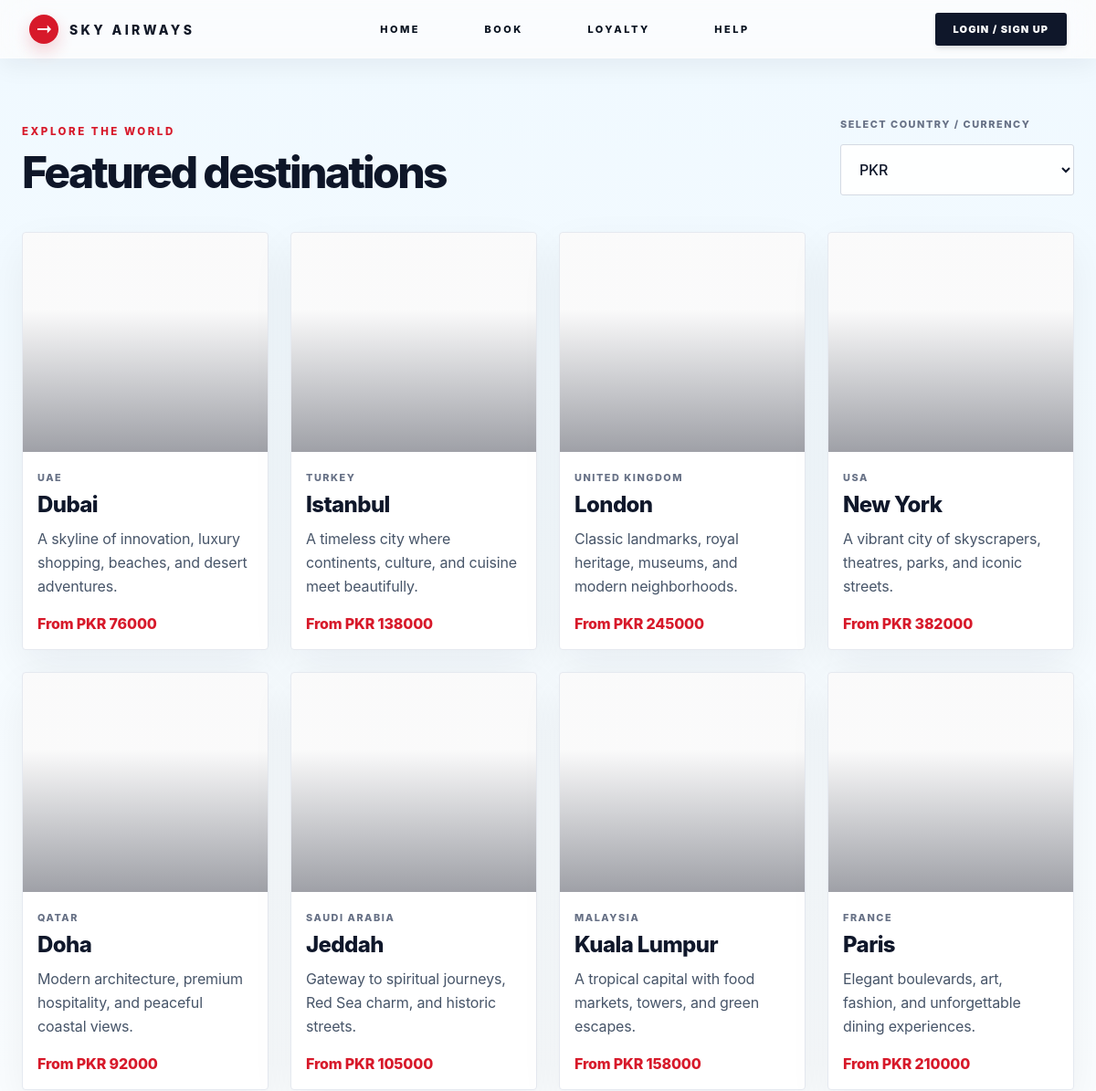
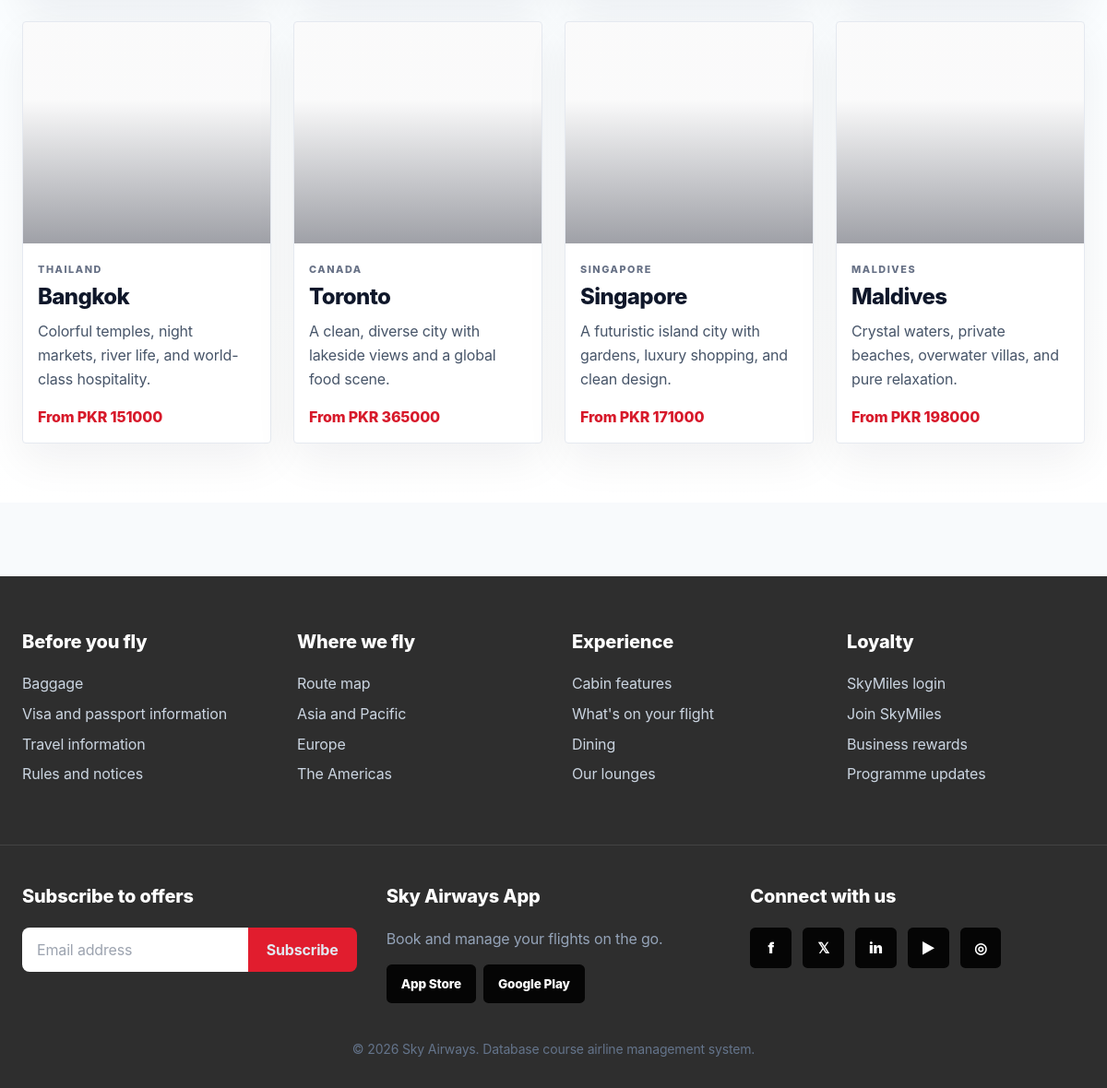
The page /destinations on the database its author committed (2 pictures, top to bottom).
### tables this page shows
CREATE TABLE destinations (
            id INTEGER PRIMARY KEY AUTOINCREMENT,
            city TEXT NOT NULL,
            country TEXT NOT NULL,
            image_url TEXT,
            description TEXT,
            base_fare REAL NOT NULL,
            currency TEXT DEFAULT 'PKR',
            famous_places TEXT
        );

### app.py (the view)
@app.route("/destinations")
def destinations():
    currency = request.args.get("currency", "PKR")
    if currency not in CURRENCY_RATES:
        currency = "PKR"
    all_destinations = query("SELECT * FROM destinations")
    return render_template("destinations.html", destinations=all_destinations, currency=currency, rate=CURRENCY_RATES[currency], currencies=CURRENCY_RATES)

### app.py (called while the page is built)
def get_db():
    if "db" not in g:
        g.db = sqlite3.connect(DB_PATH)
        g.db.row_factory = sqlite3.Row
    return g.db

def query(sql, args=(), one=False):
    cur = get_db().execute(sql, args)
    rows = cur.fetchall()
    cur.close()
    return (rows[0] if rows else None) if one else rows

def current_user():
    if session.get("user_id"):
        return query("SELECT * FROM users WHERE id = ?", (session["user_id"],), one=True)
    return None

@app.context_processor
def inject_globals():
    return {"user": current_user(), "airports": AIRPORTS, "now": datetime.now()}

@app.before_request
def ensure_db():
    init_db()

### templates/destinations.html (shortened to what this page needs)
{% extends 'base.html' %}
{% block content %}
<section class="py-16 px-6 bg-gradient-to-b from-sky-50 to-white">
  <div class="max-w-7xl mx-auto">
    <div class="flex flex-col md:flex-row justify-between gap-6 md:items-end">
      <div><p class="section-eyebrow">Explore the world</p><h1 class="section-title mt-3">Featured destinations</h1></div>
      <form><label class="label">Select country / currency</label><select name="currency" onchange="this.form.submit()" class="form-field w-64 mt-2">{% for c in currencies %}<option value="{{ c }}" {{ 'selected' if c == currency }}>{{ c }}</option>{% endfor %}</select></form>
    </div>
    <div class="grid md:grid-cols-3 lg:grid-cols-4 gap-6 mt-10">
      {% for d in destinations %}
      <a href="{{ url_for('destination_detail', destination_id=d.id) }}" class="premium-card photo-card group">
        <div class="destination-art" style="background-image:url('{{ d.image_url }}')"></div>
        <div class="destination-card-body">
          <p class="label">{{ d.country }}</p>
          <h2 class="text-2xl font-extrabold mt-1 tracking-tight">{{ d.city }}</h2>
          <p class="text-slate-600 mt-2 leading-relaxed">{{ d.description }}</p>
          <p class="fare-text mt-4">From {{ currency }} {{ '%.0f'|format(d.base_fare * rate) }}</p>
        </div>
      </a>
      {% endfor %}
    </div>
  </div>
</section>
{% endblock %}

### templates/base.html (shortened to what this page needs)
<!doctype html>
<html lang="en" class="scroll-smooth">
<head>
  <script src="https://cdn.tailwindcss.com"></script>
  <link rel="stylesheet" href="{{ url_for('static', filename='css/app.css') }}">
</head>
<body class="font-display bg-slate-50 text-slate-900 min-h-screen">
  <nav class="site-nav fixed top-0 left-0 right-0 z-50">
    <div class="max-w-7xl mx-auto px-4 sm:px-6 lg:px-8 h-[64px] flex items-center justify-between">
      <a href="{{ url_for('home') }}" class="flex items-center gap-3 group">
        <span class="logo-mark group-hover:scale-105 transition"></span>
        <span class="brand-text">SKY AIRWAYS</span>
      </a>
      <div class="hidden md:flex items-center gap-10">
        <a class="nav-link" href="{{ url_for('home') }}">Home</a>
        <a class="nav-link" href="{{ url_for('book') }}">Book</a>
        <a class="nav-link" href="{{ url_for('loyalty') }}">Loyalty</a>
        <a class="nav-link" href="{{ url_for('help_page') }}">Help</a>
      </div>
      <div class="flex items-center gap-3">
        {% if user %}
        <div class="relative group">
          <button class="flex items-center gap-3 rounded-full bg-white/80 border border-slate-200 px-3 py-2 shadow-sm hover:shadow-md transition">
            <span class="h-9 w-9 rounded-full bg-skybrand text-white grid place-items-center font-bold">{{ user.full_name[0] }}</span>
            <span class="hidden sm:block text-sm font-bold">{{ user.full_name.split()[0] }}</span>
          </button>
          <div class="absolute right-0 hidden group-hover:block pt-3 w-64">
            <div class="bg-white rounded-2xl shadow-2xl border border-slate-100 overflow-hidden p-2">
              <a class="dropdown-link" href="{{ url_for('booking_history') }}">My Bookings</a>
              <a class="dropdown-link" href="{{ url_for('loyalty') }}">Loyalty Dashboard</a>
              <a class="dropdown-link" href="{{ url_for('feedback') }}">Feedback</a>
              <a class="dropdown-link text-red-600" href="{{ url_for('logout') }}">Logout</a>
            </div>
          </div>
        </div>
        {% else %}
        <a href="{{ url_for('login') }}" class="hidden sm:inline-flex rounded-[3px] bg-skybrand text-white px-5 py-2.5 text-[11px] font-black tracking-widest uppercase hover:bg-accent transition shadow-md">Login / Sign Up</a>
        {% endif %}
      </div>
    </div>
  </nav>
  <main class="pt-[64px]">
    {% block content %}{% endblock %}
  </main>
  <footer class="bg-[#2e2e2e] text-slate-200 mt-20">
    <div class="max-w-7xl mx-auto px-6 py-14 grid md:grid-cols-4 gap-10 border-b border-white/10">
      <div><h3 class="footer-title">Before you fly</h3><p class="footer-link">Baggage</p><p class="footer-link">Visa and passport information</p><p class="footer-link">Travel information</p><p class="footer-link">Rules and notices</p></div>
      <div><h3 class="footer-title">Where we fly</h3><p class="footer-link">Route map</p><p class="footer-link">Asia and Pacific</p><p class="footer-link">Europe</p><p class="footer-link">The Americas</p></div>
      <div><h3 class="footer-title">Experience</h3><p class="footer-link">Cabin features</p><p class="footer-link">What's on your flight</p><p class="footer-link">Dining</p><p class="footer-link">Our lounges</p></div>
      <div><h3 class="footer-title">Loyalty</h3><p class="footer-link">SkyMiles login</p><p class="footer-link">Join SkyMiles</p><p class="footer-link">Business rewards</p><p class="footer-link">Programme updates</p></div>
    </div>
    <div class="max-w-7xl mx-auto px-6 py-10 grid md:grid-cols-3 gap-8">
      <div><h3 class="footer-title">Subscribe to offers</h3><div class="mt-4 flex"><input class="px-4 py-3 rounded-l-lg text-slate-900 w-full" placeholder="Email address"><button class="px-5 bg-accent rounded-r-lg font-bold">Subscribe</button></div></div>
      <div><h3 class="footer-title">Sky Airways App</h3><p class="text-slate-400 mt-3">Book and manage your flights on the go.</p><div class="mt-4 flex gap-2"><span class="app-badge">App Store</span><span class="app-badge">Google Play</span></div></div>
      <div><h3 class="footer-title">Connect with us</h3><div class="mt-4 flex gap-3"><span class="social">f</span><span class="social">𝕏</span><span class="social">in</span><span class="social">▶</span><span class="social">◎</span></div></div>
    </div>
    <p class="text-center text-slate-500 text-sm pb-8">© {{ now.year }} Sky Airways. Database course airline management system.</p>
  </footer>
</body>
</html>

### static/css/app.css (style rules this page uses)
:root { --navy:#07111f; --ink:#101624; --muted:#667085; --accent:#d7192a; --sky:#dff4ff; --line:#e6eaf0; }
* { box-sizing:border-box; }
html, body { font-family:'Manrope',ui-sans-serif,system-ui,-apple-system,BlinkMacSystemFont,'Segoe UI',sans-serif; color:var(--ink); background:#f6f8fb; }
body { letter-spacing:-.01em; }
.site-nav { height:64px; background:rgba(255,255,255,.34); backdrop-filter:blur(18px) saturate(140%); -webkit-backdrop-filter:blur(18px) saturate(140%); border-bottom:1px solid rgba(255,255,255,.38); box-shadow:0 8px 28px rgba(15,23,42,.06); }
.logo-mark { height:32px; width:32px; border-radius:50%; background:var(--accent); position:relative; box-shadow:0 8px 18px rgba(215,25,42,.20); }
.logo-mark:before { content:""; position:absolute; inset:9px 8px 9px 9px; background:#fff; clip-path:polygon(0 43%,72% 43%,72% 18%,100% 50%,72% 82%,72% 57%,0 57%); }
.brand-text { font-size:14px; letter-spacing:.24em; font-weight:800; color:#111827; }
.nav-link { position:relative; padding:.55rem .95rem; color:#07111f; transition:all .25s ease; font-size:11px; letter-spacing:.23em; font-weight:800; text-transform:uppercase; border-radius:10px; text-shadow:0 1px 10px rgba(255,255,255,.45); }
.nav-link:after { display:none; }
.form-field { width:100%; border:1px solid #d4dae3; background:rgba(255,255,255,.94); border-radius:3px; padding:1rem 1rem; outline:none; transition:.2s; font-weight:500; min-height:54px; }
.label { font-size:.68rem; font-weight:800; letter-spacing:.14em; text-transform:uppercase; color:#667085; margin-bottom:.35rem; display:block; }
.section-title { font-weight:800; font-size:clamp(2.05rem,4vw,3.45rem); letter-spacing:-.055em; line-height:1.02; color:#0e1628; }
.section-eyebrow { color:var(--accent); font-weight:800; text-transform:uppercase; letter-spacing:.22em; font-size:.72rem; }
.premium-card { background:white; border:1px solid #e5e9f0; border-radius:4px; box-shadow:0 18px 48px rgba(15,23,42,.06); transition:.22s; }
.destination-art { height:240px; border-radius:4px; position:relative; overflow:hidden; background-size:cover!important; background-position:center!important; }
.destination-art:after { content:""; position:absolute; inset:0; background:linear-gradient(180deg,rgba(2,6,23,.02) 35%,rgba(2,6,23,.38) 100%); }
.destination-card-body { padding:1.25rem 1rem 1rem; }
.fare-text { color:var(--accent); font-weight:800; }
.photo-card { overflow:hidden; padding:0; }
.photo-card .destination-art { border-radius:0; }
.footer-title { font-weight:800; font-size:1.25rem; color:white; margin-bottom:1.15rem; }
.footer-link { color:#cbd5e1; margin:.55rem 0; }
.app-badge { background:#050505; color:white; padding:.7rem 1rem; border-radius:.35rem; font-weight:800; font-size:.85rem; }
.social { background:#050505; color:white; height:2.8rem; width:2.8rem; border-radius:.35rem; display:grid; place-items:center; font-weight:900; }

### rows shown on the page
destinations: country "UAE", city "Dubai", description "A skyline of innovation, luxury shopping, beaches, and desert adventures.", currency "PKR", d.base_fare*rate "76000"
destinations: country "TURKEY", city "Istanbul", description "A timeless city where continents, culture, and cuisine meet beautifully.", currency "PKR", d.base_fare*rate "138000"
destinations: country "UNITED KINGDOM", city "London", description "Classic landmarks, royal heritage, museums, and modern neighborhoods.", currency "PKR", d.base_fare*rate "245000"
destinations: country "USA", city "New York", description "A vibrant city of skyscrapers, theatres, parks, and iconic streets.", currency "PKR", d.base_fare*rate "382000"
destinations: country "QATAR", city "Doha", description "Modern architecture, premium hospitality, and peaceful coastal views.", currency "PKR", d.base_fare*rate "92000"
destinations: country "SAUDI ARABIA", city "Jeddah", description "Gateway to spiritual journeys, Red Sea charm, and historic streets.", currency "PKR", d.base_fare*rate "105000"
destinations: country "MALAYSIA", city "Kuala Lumpur", description "A tropical capital with food markets, towers, and green escapes.", currency "PKR", d.base_fare*rate "158000"
destinations: country "FRANCE", city "Paris", description "Elegant boulevards, art, fashion, and unforgettable dining experiences.", currency "PKR", d.base_fare*rate "210000"
destinations: country "THAILAND", city "Bangkok", description "Colorful temples, night markets, river life, and world-class hospitality.", currency "PKR", d.base_fare*rate "151000"
destinations: country "CANADA", city "Toronto", description "A clean, diverse city with lakeside views and a global food scene.", currency "PKR", d.base_fare*rate "365000"
destinations: country "SINGAPORE", city "Singapore", description "A futuristic island city with gardens, luxury shopping, and clean design.", currency "PKR", d.base_fare*rate "171000"
destinations: country "MALDIVES", city "Maldives", description "Crystal waters, private beaches, overwater villas, and pure relaxation.", currency "PKR", d.base_fare*rate "198000"

### other values the page prints
form field currency "PKR"
